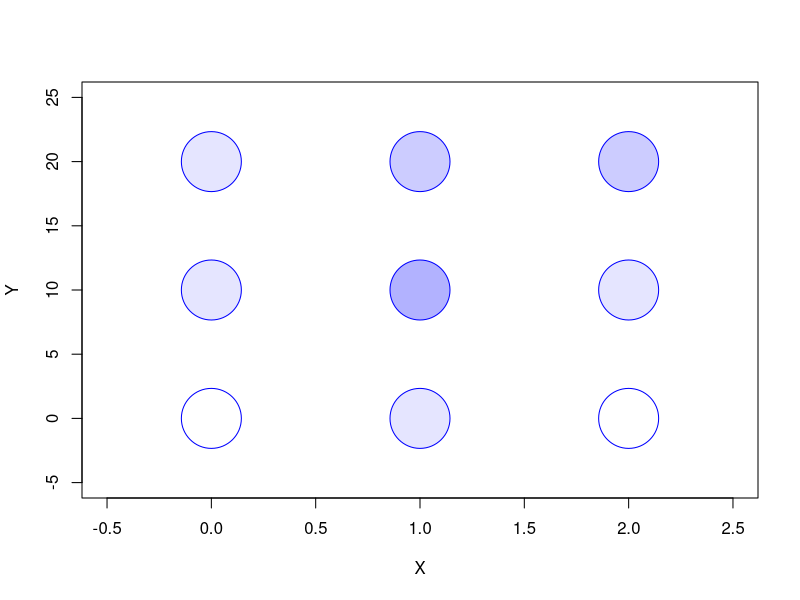
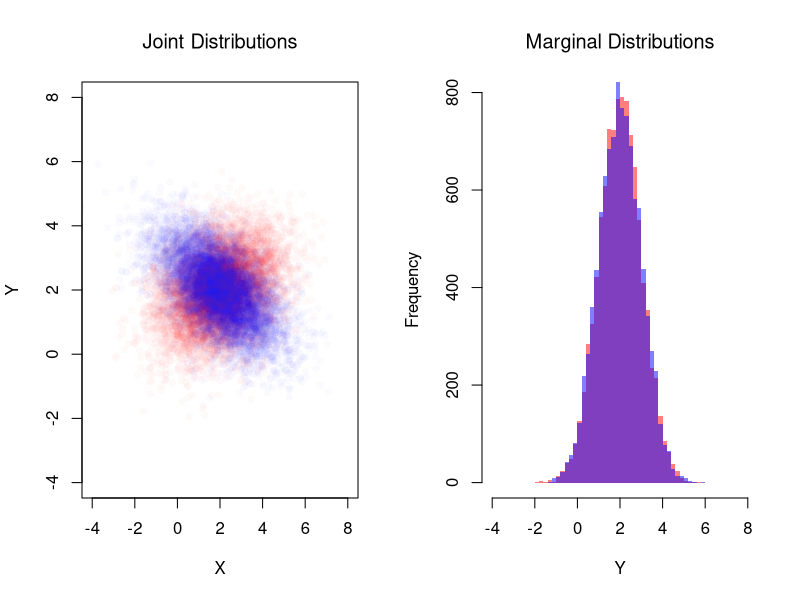

R code for these plots, in order:
## ---- chunk 1
prob_table <- expand.grid(x=c(0,1,2), y=c(0,10,20))
prob_table[,'probabilities'] <- c(
    0.0, 0.1, 0.0,
    0.1, 0.3, 0.1,
    0.1, 0.2, 0.2)
plot(prob_table[,'x'], prob_table[,'y'],
     xlim=c(-0.5,2.5), ylim=c(-5, 25),
     pch=21, cex=8, col='blue',
     bg=rgb(0,0,1, prob_table[,'probabilities']),
     xlab = "X", ylab = "Y")
## ---- chunk 2
# Create a 2x2 matrix for the joint distribution.
# Rows correspond to X1 (coin 1), and columns correspond to X2 (coin 2).
P_fair <- matrix(1/4, nrow = 2, ncol = 2)
rownames(P_fair) <- c("X1=0", "X1=1")
colnames(P_fair) <- c("X2=0", "X2=1")
P_fair

# Compute the marginal distributions.
# Marginal for X1: sum across columns.
P_X1 <- rowSums(P_fair)
P_X1
# Marginal for X2: sum across rows.
P_X2 <- colSums(P_fair)
P_X2

# Compute the conditional probabilities Prob(X2 | X1).
cond_X2_given_X1 <- matrix(0, nrow = 2, ncol = 2)
for (j in c(1,2)) {
  cond_X2_given_X1[, j] <- P_fair[, j] / P_X1[j]
}
rownames(cond_X2_given_X1) <- c("X2=0", "X2=1")
colnames(cond_X2_given_X1) <- c("given X1=0", "given X1=1")
cond_X2_given_X1
## ---- chunk 3
# Create the joint distribution matrix for the unfair coin case.
P_unfair <- matrix(c(0.5, 0, 0, 0.5), nrow = 2, ncol = 2, byrow = TRUE)
rownames(P_unfair) <- c("X1=0", "X1=1")
colnames(P_unfair) <- c("X2=0", "X2=1")
P_unfair

# Compute the marginal distribution for X2 in the unfair case.
P_X2_unfair <- colSums(P_unfair)
P_X1_unfair <- rowSums(P_unfair)

# Compute the conditional probabilities Prob(X1 | X2) for the unfair coin.
cond_X2_given_X1_unfair <- matrix(NA, nrow = 2, ncol = 2)
for (j in c(1,2)) {
  if (P_X1_unfair[j] > 0) {
    cond_X2_given_X1_unfair[, j] <- P_unfair[, j] / P_X1_unfair[j]
  }
}
rownames(cond_X2_given_X1_unfair) <- c("X2=0", "X2=1")
colnames(cond_X2_given_X1_unfair) <- c("given X1=0", "given X1=1")
cond_X2_given_X1_unfair
## ---- chunk 4
# Simulate Bivariate Data
N <- 10000
Mu <- c(2,2) ## Means

Sigma1 <- matrix(c(2,-.8,-.8,1),2,2) ## CoVariance Matrix
MVdat1 <- mvtnorm::rmvnorm(N, Mu, Sigma1)
colnames(MVdat1) <- c('X','Y')

Sigma2 <- matrix(c(2,.4,.4,1),2,2) ## CoVariance Matrix
MVdat2 <- mvtnorm::rmvnorm(N, Mu, Sigma2)
colnames(MVdat2) <- c('X','Y')

par(mfrow=c(1,2))
## Different diagonals
plot(MVdat2, col=rgb(1,0,0,0.02), pch=16,
    main='Joint Distributions', font.main=1,
    ylim=c(-4,8), xlim=c(-4,8),
    xlab='X', ylab='Y')
points(MVdat1,col=rgb(0,0,1,0.02),pch=16)
## Same marginal distributions
xbks <- seq(-4,8,by=.2)
hist(MVdat2[,2], col=rgb(1,0,0,0.5),
    breaks=xbks, border=NA, 
    xlab='Y',
    main='Marginal Distributions', font.main=1)
hist(MVdat1[,2], col=rgb(0,0,1,0.5),
    add=T, breaks=xbks, border=NA)
## ---- chunk 5
# Verify Bayes' theorem for the unfair coin case:
# Compute Prob(X1=1 | X2=1) using the formula:
#   Prob(X1=1 | X2=1) = [Prob(X2=1 | X1=1) * Prob(X1=1)] / Prob(X2=1)

P_X1_1 <- 0.5
P_X2_1_given_X1_1 <- 1  # Since coin 2 copies coin 1.
P_X2_1 <- P_X2_unfair["X2=1"]

bayes_result <- (P_X2_1_given_X1_1 * P_X1_1) / P_X2_1
bayes_result
## ---- chunk 6
# Make a Probability Table
x <- c(0,1,2)
y <- c(0,10,20)
xy_probs <- matrix(c(
    0.0, 0.1, 0.0,
    0.1, 0.3, 0.1,
    0.1, 0.1, 0.2
), nrow=3, ncol=3, byrow=TRUE)
rownames(xy_probs) <- paste0('y=',y)
colnames(xy_probs) <-  paste0('x=',x)
xy_probs

# Compute Marginals and Means
pX  <- colSums(xy_probs)
pY  <- rowSums(xy_probs)
EX  <- sum(x * pX)
EY  <- sum(y * pY)

# Compute Covariance
dxy_grid <- expand.grid(dy=y-EY, dx=x-EX)[,c(2,1)]
dxy_grid[,'p'] <- as.vector(xy_probs)
dxy_grid[,'contribution'] <- dxy_grid[,'dx'] * dxy_grid[,'dy'] * dxy_grid[,'p']
CovXY <- sum(dxy_grid[,'contribution'])
CovXY

# Compute Variances
VX <- sum( (x-EX)^2 * pX)
SX <- sqrt(VX)
VY <- sum( (y-EY)^2 * pY)
SY <- sqrt(VY)

# Compute Correlation
CorXY <- CovXY / (SX * SY)
CorXY
